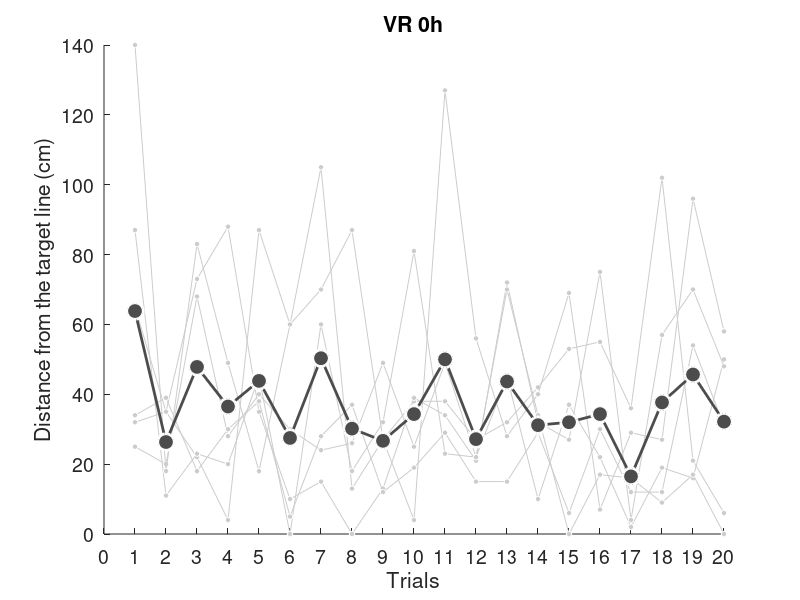
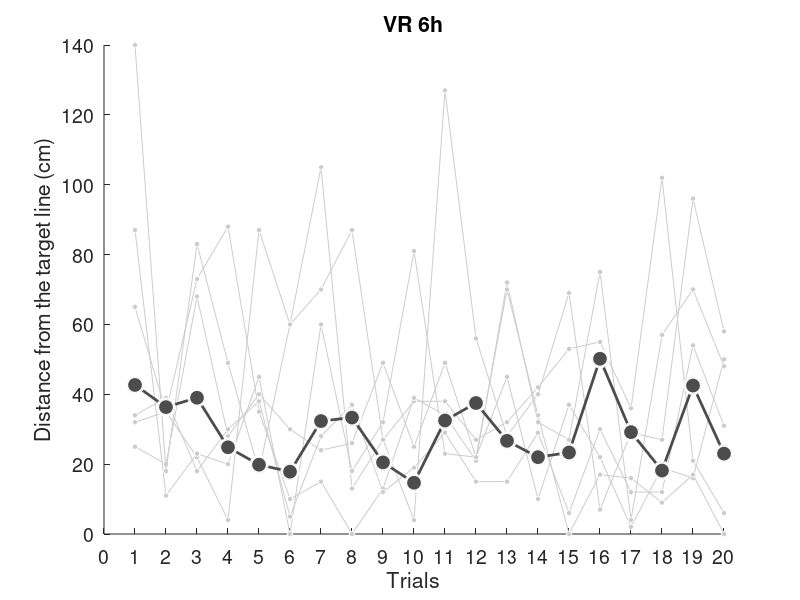
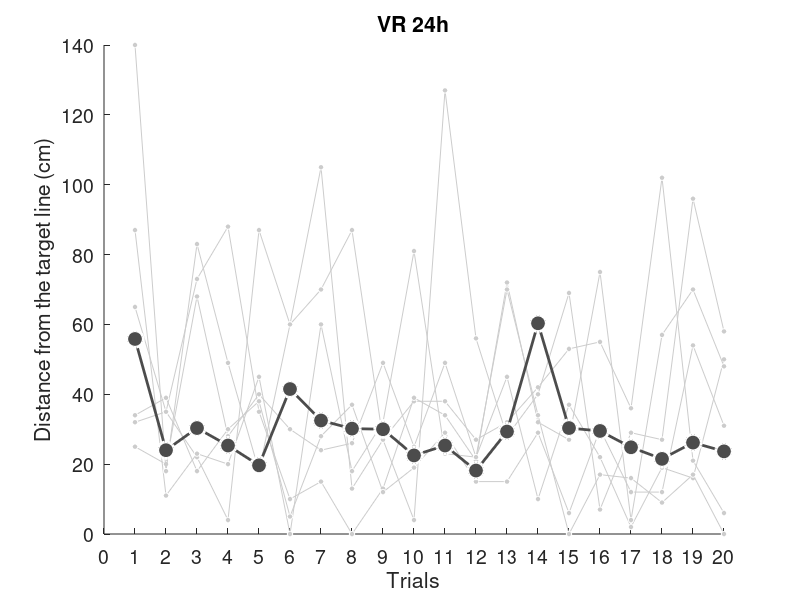

Write MATLAB code to recreate these figures, in order.
load('scores.mat')

VR0_0h_abs = abs(VR0_0h_diff);
VR0_6h_abs = abs(VR0_6h_diff);
VR0_24h_abs = abs(VR0_24h_diff);
VR0_0h_abs_each = mean(VR0_0h_abs, 2);
VR0_6h_abs_each = mean(VR0_6h_abs, 2);
VR0_24h_abs_each = mean(VR0_24h_abs, 2);

x = 1:20;

VR0_abs_each = [VR0_0h_abs_each, VR0_6h_abs_each, VR0_24h_abs_each];

for hour = 1:3
    time = '0h';
    VR0_abs = VR0_0h_abs;
    if hour == 2
        VR0_abs = VR0_6h_abs;
        time = '6h';
    elseif hour == 3
        VR0_abs = VR0_24h_abs;
        time = '24h';
    end

    figure('Position', [100 100 700 400]);
    title(['VR', ' ', time])
    for i = 1:VR0_number
        hold on
        y = VR0_0h_abs(:,i);
        plot(x, y', '-o', ...
        'MarkerSize', 4, ...
        'MarkerFaceColor', light_gray, ...
        'MarkerEdgeColor', white, ...
        'Color', light_gray)
    end

    hold on

    plot(x, VR0_abs_each(:,hour)', '-o', ...
        'LineWidth', 2, ...
        'MarkerSize', 12, ...
        'MarkerFaceColor', dark_gray, ...
        'MarkerEdgeColor', white, ...
        'Color', dark_gray)

    hold off

    xlabel('Trials')
    ylabel('Distance from the target line (cm)')
    ylim([0, 140])
    xticks(0:1:trial_number)
    h = gca;
    set(h, 'FontSize', 14)

    filePath = strcat('./data/figures/VR0_', time, '_test');
    saveas(gcf, filePath,'epsc')
end
